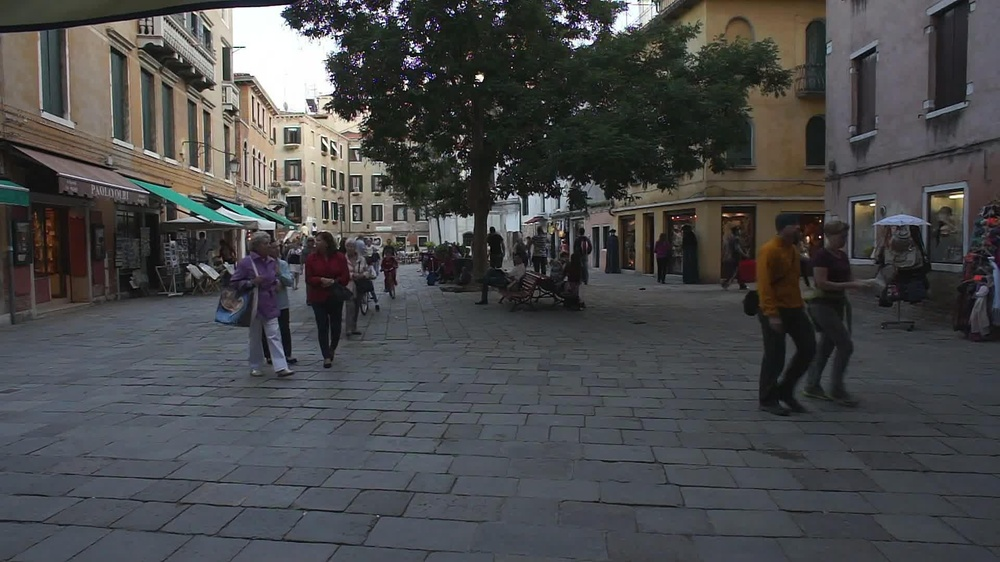
#> input picture proj02/evs_mot_public_dataset/evs_mot-test/MOT_01/img1/000013.jpg, 1000 x 562 px, shrunk from 1920 x 1080 before the run; its folder holds only this picture in this run
$ jupyter execute --allow-errors dataset_visualization.ipynb
#> lines starting #> are read from the running program, lines starting #| are printed output that depends on the picture; after the words box and inside, x2 and y2 are one past the last pixel; in counts of white or black regions, pixels touching at a corner belong together
# Wizualizacja sekwencji, GT i DET

Poniżej są trzy komórki:
1) Odtwarzanie sekwencji z folderu `img1`.
2) Odtwarzanie sekwencji z naniesionymi bounding boxami z `gt.txt`.
3) Odtwarzanie sekwencji z naniesionymi bounding boxami z `det.txt`.
4) Odtwarzanie sekwencji z folderu `submission/data`.

[cell 1]
import os
import glob
import cv2
from collections import defaultdict

### Wizualizacja sekwencji z folderu `img1`

[cell 2]
# Zmienna z nazwa sekwencji (np. MOT_03/MOT_04/MOT_05)
seq_name = "MOT_01"

# Zmienna nazwa zbioru (evs_mot-train/evs_mot-test)
dataset_name = "evs_mot-test"

base_dir = os.path.join("..", "..", "..", "proj02", "evs_mot_public_dataset", dataset_name, seq_name)
img_dir = os.path.join(base_dir, "img1")

image_paths = sorted(glob.glob(os.path.join(img_dir, "*.jpg")))

for path in image_paths:
    frame = cv2.imread(path)
#> frame is the input picture: shape (562, 1000, 3); mean B, G, R 74.5, 73.3, 72.7
    if frame is None:
        continue

    frame_number = int(os.path.splitext(os.path.basename(path))[0])
    cv2.putText(frame, f"Frame: {frame_number}", (10, 30), cv2.FONT_HERSHEY_SIMPLEX, 0.9, (0, 0, 0), 2)
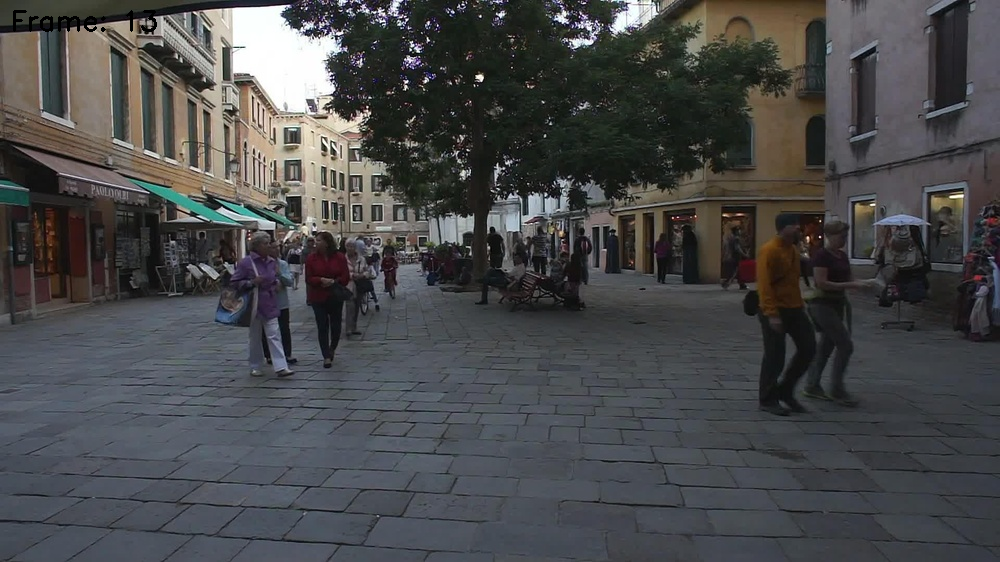
#> frame: shape (562, 1000, 3); 0.15% of pixels changed, all inside (x1, y1, x2, y2) = (13, 10, 157, 32)

    cv2.imshow("Sequence", frame)

    key = cv2.waitKey(30) & 0xFF
#> (key q is pressed here)
    if key == 27 or key == ord("q"):
        break

cv2.destroyAllWindows()


$ run again, on proj02/evs_mot_public_dataset/evs_mot-test/MOT_01/img1/000046.jpg
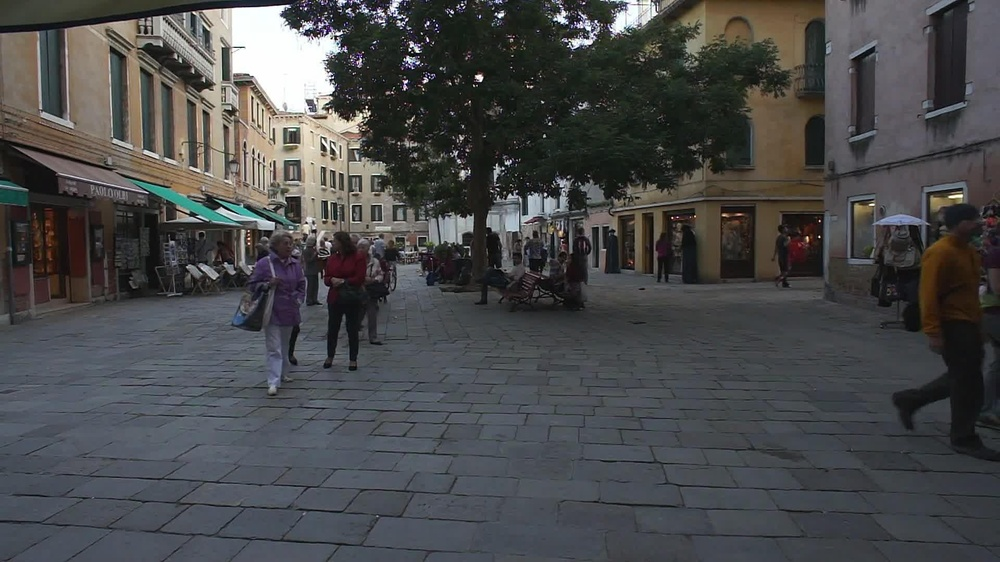
#> input picture proj02/evs_mot_public_dataset/evs_mot-test/MOT_01/img1/000046.jpg, 1000 x 562 px, shrunk from 1920 x 1080 before the run
#> frame is the input picture: shape (562, 1000, 3); mean B, G, R 74.5, 73.5, 72.9
#> `cv2.putText(frame, f"Frame: {frame_number}", (10, 30), cv2.FONT_HERSHE..`:
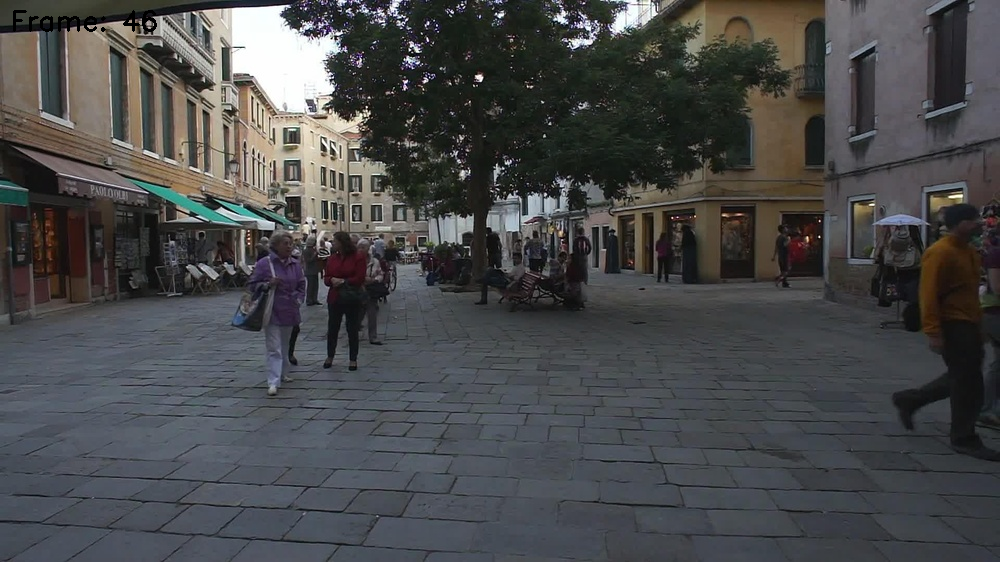
#> frame: shape (562, 1000, 3); 0.17% of pixels changed, all inside (x1, y1, x2, y2) = (13, 10, 157, 32)
